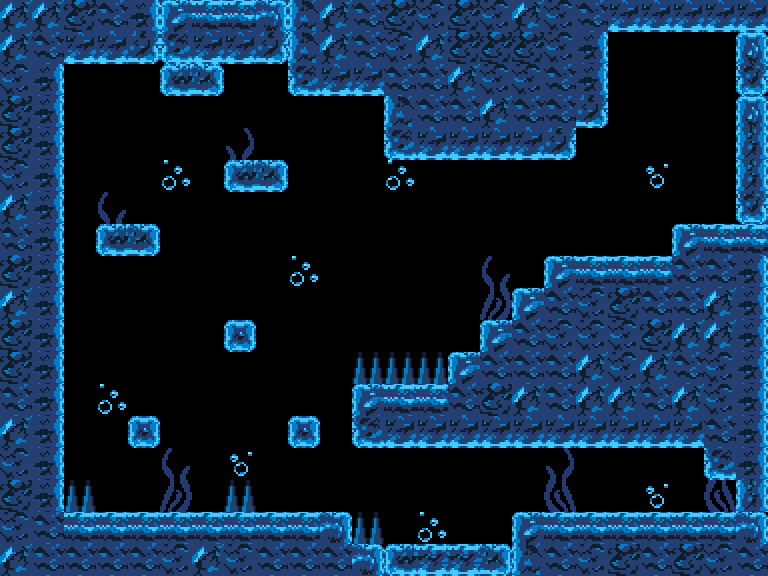

The image is a tile-based game level rendered from a .tmx file. Its description and complete source (layers, tilesets, objects, tile grids) follow:
An orthogonal 24x18 tile map with 32x32 px tiles, 8 tile layers (decor, blocks, platforms, hazards, ...) and 8 objects (3x red, playerSpawn, playerSpawnRight, playerSpawnDown, playerSpawnUp, ...).

<map version="1.5" tiledversion="1.6.0" orientation="orthogonal" renderorder="right-down" width="24" height="18" tilewidth="32" tileheight="32" infinite="0" nextlayerid="13" nextobjectid="9">
 <editorsettings>
  <export target="waterUpRightDownMedium.json" format="json" />
 </editorsettings>
 <tileset firstgid="1" name="waterTileset" tilewidth="32" tileheight="32" tilecount="400" columns="20">
  <image source="waterTileset.png" width="640" height="640" />
  <tile id="0">
   <properties>
    <property name="collides" type="bool" value="true" />
   </properties>
  </tile>
  <tile id="1">
   <properties>
    <property name="collides" type="bool" value="true" />
   </properties>
  </tile>
  <tile id="2">
   <properties>
    <property name="collides" type="bool" value="true" />
   </properties>
  </tile>
  <tile id="3">
   <properties>
    <property name="collides" type="bool" value="true" />
   </properties>
  </tile>
  <tile id="9">
   <properties>
    <property name="collides" type="bool" value="true" />
   </properties>
  </tile>
  <tile id="10">
   <properties>
    <property name="collides" type="bool" value="true" />
   </properties>
  </tile>
  <tile id="11">
   <properties>
    <property name="collides" type="bool" value="true" />
   </properties>
  </tile>
  <tile id="12">
   <properties>
    <property name="collides" type="bool" value="true" />
   </properties>
  </tile>
  <tile id="20">
   <properties>
    <property name="collides" type="bool" value="true" />
   </properties>
  </tile>
  <tile id="21">
   <properties>
    <property name="collides" type="bool" value="true" />
   </properties>
  </tile>
  <tile id="22">
   <properties>
    <property name="collides" type="bool" value="true" />
   </properties>
  </tile>
  <tile id="23">
   <properties>
    <property name="collides" type="bool" value="true" />
   </properties>
  </tile>
  <tile id="29">
   <properties>
    <property name="collides" type="bool" value="true" />
   </properties>
  </tile>
  <tile id="30">
   <properties>
    <property name="collides" type="bool" value="true" />
   </properties>
  </tile>
  <tile id="31">
   <properties>
    <property name="collides" type="bool" value="true" />
   </properties>
  </tile>
  <tile id="32">
   <properties>
    <property name="collides" type="bool" value="true" />
   </properties>
  </tile>
  <tile id="40">
   <properties>
    <property name="collides" type="bool" value="true" />
   </properties>
  </tile>
  <tile id="41">
   <properties>
    <property name="collides" type="bool" value="true" />
   </properties>
  </tile>
  <tile id="42">
   <properties>
    <property name="collides" type="bool" value="true" />
   </properties>
  </tile>
  <tile id="43">
   <properties>
    <property name="collides" type="bool" value="true" />
   </properties>
  </tile>
  <tile id="49">
   <properties>
    <property name="collides" type="bool" value="true" />
   </properties>
  </tile>
  <tile id="50">
   <properties>
    <property name="collides" type="bool" value="true" />
   </properties>
  </tile>
  <tile id="51">
   <properties>
    <property name="collides" type="bool" value="true" />
   </properties>
  </tile>
  <tile id="52">
   <properties>
    <property name="collides" type="bool" value="true" />
   </properties>
  </tile>
  <tile id="60">
   <properties>
    <property name="collides" type="bool" value="true" />
   </properties>
  </tile>
  <tile id="61">
   <properties>
    <property name="collides" type="bool" value="true" />
   </properties>
  </tile>
  <tile id="62">
   <properties>
    <property name="collides" type="bool" value="true" />
   </properties>
  </tile>
  <tile id="63">
   <properties>
    <property name="collides" type="bool" value="true" />
   </properties>
  </tile>
  <tile id="69">
   <properties>
    <property name="collides" type="bool" value="true" />
   </properties>
  </tile>
  <tile id="70">
   <properties>
    <property name="collides" type="bool" value="true" />
   </properties>
  </tile>
  <tile id="71">
   <properties>
    <property name="collides" type="bool" value="true" />
   </properties>
  </tile>
  <tile id="72">
   <properties>
    <property name="collides" type="bool" value="true" />
   </properties>
  </tile>
  <tile id="85">
   <properties>
    <property name="collides" type="bool" value="true" />
   </properties>
  </tile>
  <tile id="86">
   <properties>
    <property name="collides" type="bool" value="true" />
   </properties>
  </tile>
  <tile id="87">
   <properties>
    <property name="collides" type="bool" value="true" />
   </properties>
  </tile>
  <tile id="88">
   <properties>
    <property name="collides" type="bool" value="true" />
   </properties>
  </tile>
  <tile id="93">
   <properties>
    <property name="collides" type="bool" value="true" />
   </properties>
  </tile>
  <tile id="94">
   <properties>
    <property name="collides" type="bool" value="true" />
   </properties>
  </tile>
  <tile id="95">
   <properties>
    <property name="collides" type="bool" value="true" />
   </properties>
  </tile>
  <tile id="96">
   <properties>
    <property name="collides" type="bool" value="true" />
   </properties>
  </tile>
  <tile id="105">
   <properties>
    <property name="collides" type="bool" value="true" />
   </properties>
  </tile>
  <tile id="106">
   <properties>
    <property name="collides" type="bool" value="true" />
   </properties>
  </tile>
  <tile id="107">
   <properties>
    <property name="collides" type="bool" value="true" />
   </properties>
  </tile>
  <tile id="108">
   <properties>
    <property name="collides" type="bool" value="true" />
   </properties>
  </tile>
  <tile id="113">
   <properties>
    <property name="collides" type="bool" value="true" />
   </properties>
  </tile>
  <tile id="114">
   <properties>
    <property name="collides" type="bool" value="true" />
   </properties>
  </tile>
  <tile id="115">
   <properties>
    <property name="collides" type="bool" value="true" />
   </properties>
  </tile>
  <tile id="116">
   <properties>
    <property name="collides" type="bool" value="true" />
   </properties>
  </tile>
  <tile id="125">
   <properties>
    <property name="collides" type="bool" value="true" />
   </properties>
  </tile>
  <tile id="126">
   <properties>
    <property name="collides" type="bool" value="true" />
   </properties>
  </tile>
  <tile id="127">
   <properties>
    <property name="collides" type="bool" value="true" />
   </properties>
  </tile>
  <tile id="128">
   <properties>
    <property name="collides" type="bool" value="true" />
   </properties>
  </tile>
  <tile id="133">
   <properties>
    <property name="collides" type="bool" value="true" />
   </properties>
  </tile>
  <tile id="134">
   <properties>
    <property name="collides" type="bool" value="true" />
   </properties>
  </tile>
  <tile id="135">
   <properties>
    <property name="collides" type="bool" value="true" />
   </properties>
  </tile>
  <tile id="136">
   <properties>
    <property name="collides" type="bool" value="true" />
   </properties>
  </tile>
  <tile id="145">
   <properties>
    <property name="collides" type="bool" value="true" />
   </properties>
  </tile>
  <tile id="146">
   <properties>
    <property name="collides" type="bool" value="true" />
   </properties>
  </tile>
  <tile id="147">
   <properties>
    <property name="collides" type="bool" value="true" />
   </properties>
  </tile>
  <tile id="148">
   <properties>
    <property name="collides" type="bool" value="true" />
   </properties>
  </tile>
  <tile id="153">
   <properties>
    <property name="collides" type="bool" value="true" />
   </properties>
  </tile>
  <tile id="154">
   <properties>
    <property name="collides" type="bool" value="true" />
   </properties>
  </tile>
  <tile id="155">
   <properties>
    <property name="collides" type="bool" value="true" />
   </properties>
  </tile>
  <tile id="156">
   <properties>
    <property name="collides" type="bool" value="true" />
   </properties>
  </tile>
  <tile id="160">
   <properties>
    <property name="collides" type="bool" value="true" />
   </properties>
  </tile>
  <tile id="169">
   <properties>
    <property name="collides" type="bool" value="true" />
   </properties>
  </tile>
  <tile id="170">
   <properties>
    <property name="collides" type="bool" value="true" />
   </properties>
  </tile>
  <tile id="171">
   <properties>
    <property name="collides" type="bool" value="true" />
   </properties>
  </tile>
  <tile id="172">
   <properties>
    <property name="collides" type="bool" value="true" />
   </properties>
  </tile>
  <tile id="189">
   <properties>
    <property name="collides" type="bool" value="true" />
   </properties>
  </tile>
  <tile id="190">
   <properties>
    <property name="collides" type="bool" value="true" />
   </properties>
  </tile>
  <tile id="191">
   <properties>
    <property name="collides" type="bool" value="true" />
   </properties>
  </tile>
  <tile id="192">
   <properties>
    <property name="collides" type="bool" value="true" />
   </properties>
  </tile>
  <tile id="209">
   <properties>
    <property name="collides" type="bool" value="true" />
   </properties>
  </tile>
  <tile id="210">
   <properties>
    <property name="collides" type="bool" value="true" />
   </properties>
  </tile>
  <tile id="211">
   <properties>
    <property name="collides" type="bool" value="true" />
   </properties>
  </tile>
  <tile id="212">
   <properties>
    <property name="collides" type="bool" value="true" />
   </properties>
  </tile>
  <tile id="229">
   <properties>
    <property name="collides" type="bool" value="true" />
   </properties>
  </tile>
  <tile id="230">
   <properties>
    <property name="collides" type="bool" value="true" />
   </properties>
  </tile>
  <tile id="231">
   <properties>
    <property name="collides" type="bool" value="true" />
   </properties>
  </tile>
  <tile id="232">
   <properties>
    <property name="collides" type="bool" value="true" />
   </properties>
  </tile>
 </tileset>
 <layer id="10" name="decor" width="24" height="18">
  <data encoding="csv">
0,0,0,0,0,0,48,48,48,48,48,48,48,48,48,48,48,48,48,48,48,48,48,48,
0,0,0,0,0,0,0,0,0,0,0,0,0,0,0,0,0,0,0,0,0,0,0,0,
0,0,0,0,0,0,0,0,0,0,0,0,0,0,45,0,0,0,0,0,0,0,0,0,
0,0,0,0,0,0,0,0,0,0,0,0,0,0,0,0,0,0,0,0,0,0,0,0,
0,0,0,0,0,0,0,6,0,0,0,0,0,0,0,0,0,0,0,0,0,0,0,0,
0,0,0,0,0,45,0,0,0,0,0,0,45,0,0,0,0,0,0,0,25,0,0,0,
0,0,0,7,0,0,0,0,0,0,0,0,0,0,0,0,0,0,0,0,0,0,0,0,
0,0,0,0,0,0,0,0,0,0,0,0,0,0,0,0,0,0,0,0,0,0,0,0,
0,0,0,0,0,0,0,0,0,45,0,0,0,0,0,7,0,0,0,0,0,0,0,0,
0,0,0,0,0,0,0,0,0,0,0,0,0,0,0,27,0,0,0,0,0,0,0,0,
0,0,0,0,0,0,0,0,0,0,0,0,0,0,0,0,0,0,0,0,122,0,0,0,
0,0,0,0,0,0,0,0,0,0,0,0,0,0,0,0,0,0,122,144,123,124,124,0,
0,0,0,45,0,0,0,0,0,0,0,0,0,0,0,0,102,123,123,141,143,143,144,0,
0,0,0,0,0,0,0,0,0,0,0,0,0,0,0,0,0,101,124,143,121,122,122,0,
0,0,0,0,0,7,0,25,0,0,0,0,0,0,0,0,111,6,0,0,0,0,6,0,
0,0,0,0,0,27,0,0,0,0,0,0,0,0,0,0,0,26,0,0,25,0,26,0,
0,0,0,0,0,0,0,0,0,0,0,0,0,45,0,0,0,0,0,0,0,0,0,0,
0,0,0,0,0,0,0,0,0,0,0,0,0,0,0,0,0,0,0,0,0,0,0,0
</data>
 </layer>
 <layer id="1" name="blocks" width="24" height="18">
  <properties>
   <property name="collides" type="bool" value="true" />
  </properties>
  <data encoding="csv">
102,102,101,22,23,0,0,0,0,21,102,22,101,5,101,5,102,5,22,42,42,42,42,42,
102,22,42,42,43,0,0,0,0,21,102,22,5,102,101,101,101,5,23,0,0,0,0,4,
5,23,0,0,0,61,63,0,0,41,42,42,22,22,102,5,5,22,23,0,0,0,0,44,
101,23,0,0,0,0,0,0,0,0,0,0,21,22,22,102,22,22,43,0,0,0,0,0,
101,23,0,0,0,0,0,0,0,0,0,0,41,42,42,42,42,43,0,0,0,0,0,0,
5,23,0,0,0,0,0,61,63,0,0,0,0,0,0,0,0,0,0,0,0,0,0,0,
102,23,0,0,0,0,0,0,0,0,0,0,0,0,0,0,0,0,0,0,0,0,0,0,
22,23,0,61,63,0,0,0,0,0,0,0,0,0,0,0,0,0,0,0,0,1,2,2,
101,23,0,0,0,0,0,0,0,0,0,0,0,0,0,0,0,1,2,2,2,22,22,23,
102,23,0,0,0,0,0,0,0,0,0,0,0,0,0,0,1,22,5,101,22,22,102,23,
101,23,0,0,0,0,0,64,0,0,0,0,0,0,0,1,22,5,5,5,101,102,102,23,
101,23,0,0,0,0,0,0,0,0,0,0,0,0,1,22,22,22,102,5,102,22,5,23,
22,23,0,0,0,0,0,0,0,0,0,1,2,2,22,101,102,22,102,102,22,102,5,23,
102,23,0,0,64,0,0,0,0,64,0,41,42,42,42,42,42,42,42,42,42,42,22,23,
5,23,0,0,0,0,0,0,0,0,0,0,0,0,0,0,0,0,0,0,0,0,41,23,
101,23,0,0,0,0,0,0,0,0,0,0,0,0,0,0,0,0,0,0,0,0,0,24,
5,22,2,2,2,2,2,2,2,2,3,0,0,0,0,0,1,2,2,2,2,2,2,3,
102,22,22,22,22,5,102,5,22,22,22,3,47,0,0,0,21,22,5,101,22,101,5,22
</data>
 </layer>
 <layer id="11" name="platforms" width="24" height="18">
  <properties>
   <property name="collides" type="bool" value="true" />
  </properties>
  <data encoding="csv">
0,0,0,0,0,0,0,0,0,0,0,0,0,0,0,0,0,0,0,0,0,0,0,0,
0,0,0,0,0,0,0,0,0,0,0,0,0,0,0,0,0,0,0,0,0,0,0,0,
0,0,0,0,0,0,0,0,0,0,0,0,0,0,0,0,0,0,0,0,0,0,0,0,
0,0,0,0,0,0,0,0,0,0,0,0,0,0,0,0,0,0,0,0,0,0,0,0,
0,0,0,0,0,0,0,0,0,0,0,0,0,0,0,0,0,0,0,0,0,0,0,0,
0,0,0,0,0,0,0,0,0,0,0,0,0,0,0,0,0,0,0,0,0,0,0,0,
0,0,0,0,0,0,0,0,0,0,0,0,0,0,0,0,0,0,0,0,0,0,0,0,
0,0,0,0,0,0,0,0,0,0,0,0,0,0,0,0,0,0,0,0,0,0,0,0,
0,0,0,0,0,0,0,0,0,0,0,0,0,0,0,0,0,0,0,0,0,0,0,0,
0,0,0,0,0,0,0,0,0,0,0,0,0,0,0,0,0,0,0,0,0,0,0,0,
0,0,0,0,0,0,0,0,0,0,0,0,0,0,0,0,0,0,0,0,0,0,0,0,
0,0,0,0,0,0,0,0,0,0,0,0,0,0,0,0,0,0,0,0,0,0,0,0,
0,0,0,0,0,0,0,0,0,0,0,0,0,0,0,0,0,0,0,0,0,0,0,0,
0,0,0,0,0,0,0,0,0,0,0,0,0,0,0,0,0,0,0,0,0,0,0,0,
0,0,0,0,0,0,0,0,0,0,0,0,0,0,0,0,0,0,0,0,0,0,0,0,
0,0,0,0,0,0,0,0,0,0,0,0,0,0,0,0,0,0,0,0,0,0,0,0,
0,0,0,0,0,0,0,0,0,0,0,0,0,0,0,0,0,0,0,0,0,0,0,0,
0,0,0,0,0,0,0,0,0,0,0,0,10,11,12,13,0,0,0,0,0,0,0,0
</data>
 </layer>
 <layer id="3" name="hazards" width="24" height="18">
  <properties>
   <property name="collides" type="bool" value="true" />
  </properties>
  <data encoding="csv">
0,0,0,0,0,0,0,0,0,0,0,0,0,0,0,0,0,0,0,0,0,0,0,0,
0,0,0,0,0,0,0,0,0,0,0,0,0,0,0,0,0,0,0,0,0,0,0,0,
0,0,0,0,0,0,0,0,0,0,0,0,0,0,0,0,0,0,0,0,0,0,0,0,
0,0,0,0,0,0,0,0,0,0,0,0,0,0,0,0,0,0,0,0,0,0,0,0,
0,0,0,0,0,0,0,0,0,0,0,0,0,0,0,0,0,0,0,0,0,0,0,0,
0,0,0,0,0,0,0,0,0,0,0,0,0,0,0,0,0,0,0,0,0,0,0,0,
0,0,0,0,0,0,0,0,0,0,0,0,0,0,0,0,0,0,0,0,0,0,0,0,
0,0,0,0,0,0,0,0,0,0,0,0,0,0,0,0,0,0,0,0,0,0,0,0,
0,0,0,0,0,0,0,0,0,0,0,0,0,0,0,0,0,0,0,0,0,0,0,0,
0,0,0,0,0,0,0,0,0,0,0,0,0,0,0,0,0,0,0,0,0,0,0,0,
0,0,0,0,0,0,0,0,0,0,0,0,0,0,0,0,0,0,0,0,0,0,0,0,
0,0,0,0,0,0,0,0,0,0,0,161,161,161,0,0,0,0,0,0,0,0,0,0,
0,0,0,0,0,0,0,0,0,0,0,0,0,0,0,0,0,0,0,0,0,0,0,0,
0,0,0,0,0,0,0,0,0,0,0,0,0,0,0,0,0,0,0,0,0,0,0,0,
0,0,0,0,0,0,0,0,0,0,0,0,0,0,0,0,0,0,0,0,0,0,0,0,
0,0,161,0,0,0,0,161,0,0,0,0,0,0,0,0,0,0,0,0,0,0,0,0,
0,0,0,0,0,0,0,0,0,0,0,161,0,0,0,0,0,0,0,0,0,0,0,0,
0,0,0,0,0,0,0,0,0,0,0,0,0,0,0,0,0,0,0,0,0,0,0,0
</data>
 </layer>
 <layer id="12" name="pipes" width="24" height="18">
  <data encoding="csv">
0,0,0,0,0,230,231,232,233,0,0,0,0,0,0,0,0,0,0,0,0,0,0,0,
0,0,0,0,0,0,0,0,0,0,0,0,0,0,0,0,0,0,0,0,0,0,0,0,
0,0,0,0,0,0,0,0,0,0,0,0,0,0,0,0,0,0,0,0,0,0,0,0,
0,0,0,0,0,0,0,0,0,0,0,0,0,0,0,0,0,0,0,0,0,0,0,86,
0,0,0,0,0,0,0,0,0,0,0,0,0,0,0,0,0,0,0,0,0,0,0,106,
0,0,0,0,0,0,0,0,0,0,0,0,0,0,0,0,0,0,0,0,0,0,0,126,
0,0,0,0,0,0,0,0,0,0,0,0,0,0,0,0,0,0,0,0,0,0,0,146,
0,0,0,0,0,0,0,0,0,0,0,0,0,0,0,0,0,0,0,0,0,0,0,0,
0,0,0,0,0,0,0,0,0,0,0,0,0,0,0,0,0,0,0,0,0,0,0,0,
0,0,0,0,0,0,0,0,0,0,0,0,0,0,0,0,0,0,0,0,0,0,0,0,
0,0,0,0,0,0,0,0,0,0,0,0,0,0,0,0,0,0,0,0,0,0,0,0,
0,0,0,0,0,0,0,0,0,0,0,0,0,0,0,0,0,0,0,0,0,0,0,0,
0,0,0,0,0,0,0,0,0,0,0,0,0,0,0,0,0,0,0,0,0,0,0,0,
0,0,0,0,0,0,0,0,0,0,0,0,0,0,0,0,0,0,0,0,0,0,0,0,
0,0,0,0,0,0,0,0,0,0,0,0,0,0,0,0,0,0,0,0,0,0,0,0,
0,0,0,0,0,0,0,0,0,0,0,0,0,0,0,0,0,0,0,0,0,0,0,0,
0,0,0,0,0,0,0,0,0,0,0,0,0,0,0,0,0,0,0,0,0,0,0,0,
0,0,0,0,0,0,0,0,0,0,0,0,0,0,0,0,0,0,0,0,0,0,0,0
</data>
 </layer>
 <layer id="4" name="upDoor" width="24" height="18">
  <properties>
   <property name="collides" type="bool" value="true" />
  </properties>
  <data encoding="csv">
0,0,0,0,0,1,2,2,3,0,0,0,0,0,0,0,0,0,0,0,0,0,0,0,
0,0,0,0,0,41,42,42,43,0,0,0,0,0,0,0,0,0,0,0,0,0,0,0,
0,0,0,0,0,0,0,0,0,0,0,0,0,0,0,0,0,0,0,0,0,0,0,0,
0,0,0,0,0,0,0,0,0,0,0,0,0,0,0,0,0,0,0,0,0,0,0,0,
0,0,0,0,0,0,0,0,0,0,0,0,0,0,0,0,0,0,0,0,0,0,0,0,
0,0,0,0,0,0,0,0,0,0,0,0,0,0,0,0,0,0,0,0,0,0,0,0,
0,0,0,0,0,0,0,0,0,0,0,0,0,0,0,0,0,0,0,0,0,0,0,0,
0,0,0,0,0,0,0,0,0,0,0,0,0,0,0,0,0,0,0,0,0,0,0,0,
0,0,0,0,0,0,0,0,0,0,0,0,0,0,0,0,0,0,0,0,0,0,0,0,
0,0,0,0,0,0,0,0,0,0,0,0,0,0,0,0,0,0,0,0,0,0,0,0,
0,0,0,0,0,0,0,0,0,0,0,0,0,0,0,0,0,0,0,0,0,0,0,0,
0,0,0,0,0,0,0,0,0,0,0,0,0,0,0,0,0,0,0,0,0,0,0,0,
0,0,0,0,0,0,0,0,0,0,0,0,0,0,0,0,0,0,0,0,0,0,0,0,
0,0,0,0,0,0,0,0,0,0,0,0,0,0,0,0,0,0,0,0,0,0,0,0,
0,0,0,0,0,0,0,0,0,0,0,0,0,0,0,0,0,0,0,0,0,0,0,0,
0,0,0,0,0,0,0,0,0,0,0,0,0,0,0,0,0,0,0,0,0,0,0,0,
0,0,0,0,0,0,0,0,0,0,0,0,0,0,0,0,0,0,0,0,0,0,0,0,
0,0,0,0,0,0,0,0,0,0,0,0,0,0,0,0,0,0,0,0,0,0,0,0
</data>
 </layer>
 <layer id="5" name="rightDoor" width="24" height="18">
  <properties>
   <property name="collides" type="bool" value="true" />
  </properties>
  <data encoding="csv">
0,0,0,0,0,0,0,0,0,0,0,0,0,0,0,0,0,0,0,0,0,0,0,0,
0,0,0,0,0,0,0,0,0,0,0,0,0,0,0,0,0,0,0,0,0,0,0,0,
0,0,0,0,0,0,0,0,0,0,0,0,0,0,0,0,0,0,0,0,0,0,0,0,
0,0,0,0,0,0,0,0,0,0,0,0,0,0,0,0,0,0,0,0,0,0,0,4,
0,0,0,0,0,0,0,0,0,0,0,0,0,0,0,0,0,0,0,0,0,0,0,24,
0,0,0,0,0,0,0,0,0,0,0,0,0,0,0,0,0,0,0,0,0,0,0,24,
0,0,0,0,0,0,0,0,0,0,0,0,0,0,0,0,0,0,0,0,0,0,0,44,
0,0,0,0,0,0,0,0,0,0,0,0,0,0,0,0,0,0,0,0,0,0,0,0,
0,0,0,0,0,0,0,0,0,0,0,0,0,0,0,0,0,0,0,0,0,0,0,0,
0,0,0,0,0,0,0,0,0,0,0,0,0,0,0,0,0,0,0,0,0,0,0,0,
0,0,0,0,0,0,0,0,0,0,0,0,0,0,0,0,0,0,0,0,0,0,0,0,
0,0,0,0,0,0,0,0,0,0,0,0,0,0,0,0,0,0,0,0,0,0,0,0,
0,0,0,0,0,0,0,0,0,0,0,0,0,0,0,0,0,0,0,0,0,0,0,0,
0,0,0,0,0,0,0,0,0,0,0,0,0,0,0,0,0,0,0,0,0,0,0,0,
0,0,0,0,0,0,0,0,0,0,0,0,0,0,0,0,0,0,0,0,0,0,0,0,
0,0,0,0,0,0,0,0,0,0,0,0,0,0,0,0,0,0,0,0,0,0,0,0,
0,0,0,0,0,0,0,0,0,0,0,0,0,0,0,0,0,0,0,0,0,0,0,0,
0,0,0,0,0,0,0,0,0,0,0,0,0,0,0,0,0,0,0,0,0,0,0,0
</data>
 </layer>
 <layer id="6" name="downDoor" width="24" height="18">
  <properties>
   <property name="collides" type="bool" value="true" />
  </properties>
  <data encoding="csv">
0,0,0,0,0,0,0,0,0,0,0,0,0,0,0,0,0,0,0,0,0,0,0,0,
0,0,0,0,0,0,0,0,0,0,0,0,0,0,0,0,0,0,0,0,0,0,0,0,
0,0,0,0,0,0,0,0,0,0,0,0,0,0,0,0,0,0,0,0,0,0,0,0,
0,0,0,0,0,0,0,0,0,0,0,0,0,0,0,0,0,0,0,0,0,0,0,0,
0,0,0,0,0,0,0,0,0,0,0,0,0,0,0,0,0,0,0,0,0,0,0,0,
0,0,0,0,0,0,0,0,0,0,0,0,0,0,0,0,0,0,0,0,0,0,0,0,
0,0,0,0,0,0,0,0,0,0,0,0,0,0,0,0,0,0,0,0,0,0,0,0,
0,0,0,0,0,0,0,0,0,0,0,0,0,0,0,0,0,0,0,0,0,0,0,0,
0,0,0,0,0,0,0,0,0,0,0,0,0,0,0,0,0,0,0,0,0,0,0,0,
0,0,0,0,0,0,0,0,0,0,0,0,0,0,0,0,0,0,0,0,0,0,0,0,
0,0,0,0,0,0,0,0,0,0,0,0,0,0,0,0,0,0,0,0,0,0,0,0,
0,0,0,0,0,0,0,0,0,0,0,0,0,0,0,0,0,0,0,0,0,0,0,0,
0,0,0,0,0,0,0,0,0,0,0,0,0,0,0,0,0,0,0,0,0,0,0,0,
0,0,0,0,0,0,0,0,0,0,0,0,0,0,0,0,0,0,0,0,0,0,0,0,
0,0,0,0,0,0,0,0,0,0,0,0,0,0,0,0,0,0,0,0,0,0,0,0,
0,0,0,0,0,0,0,0,0,0,0,0,0,0,0,0,0,0,0,0,0,0,0,0,
0,0,0,0,0,0,0,0,0,0,0,0,0,0,0,0,0,0,0,0,0,0,0,0,
0,0,0,0,0,0,0,0,0,0,0,0,61,62,62,63,0,0,0,0,0,0,0,0
</data>
 </layer>
 <objectgroup id="8" name="playerSpawns">
  <object id="1" name="playerSpawn" x="608" y="224">
   <point />
  </object>
  <object id="2" name="playerSpawnRight" x="736" y="192">
   <point />
  </object>
  <object id="3" name="playerSpawnDown" x="416" y="544">
   <point />
  </object>
  <object id="4" name="playerSpawnUp" x="192" y="0">
   <point />
  </object>
 </objectgroup>
 <objectgroup id="9" name="enemySpawns">
  <object id="5" name="red" x="128" y="192">
   <point />
  </object>
  <object id="6" name="red" x="288" y="480">
   <point />
  </object>
  <object id="7" name="red" x="544" y="224">
   <polyline points="0,0 96,0" />
  </object>
  <object id="8" name="saw" x="97.3099" y="177.778" width="249.825" height="263.86">
   <ellipse />
  </object>
 </objectgroup>
</map>
